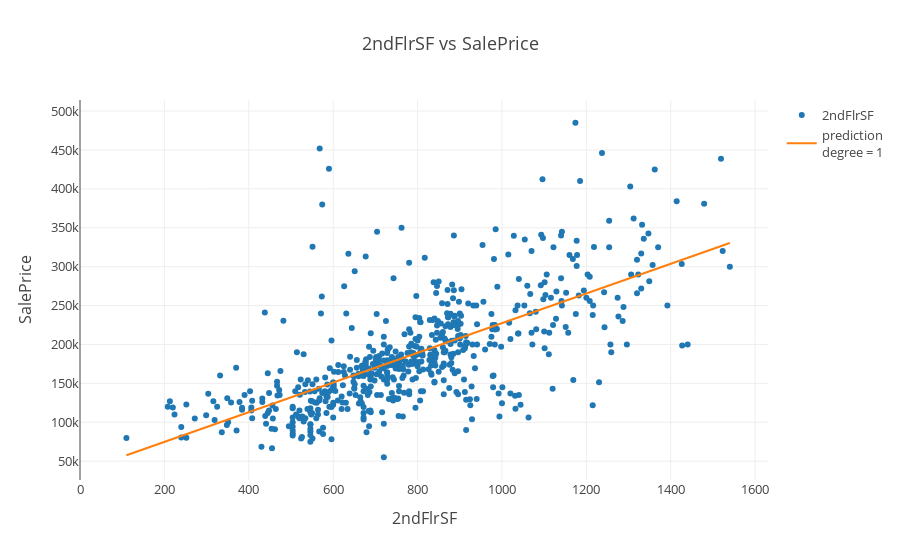

Source (notebook cell):
### Code cell
equations_dict = poly_regression(df=df_2ndFlrSF,col='2ndFlrSF',target='SalePrice',degree=1,round_off=2,equations_dict=equations_dict)
